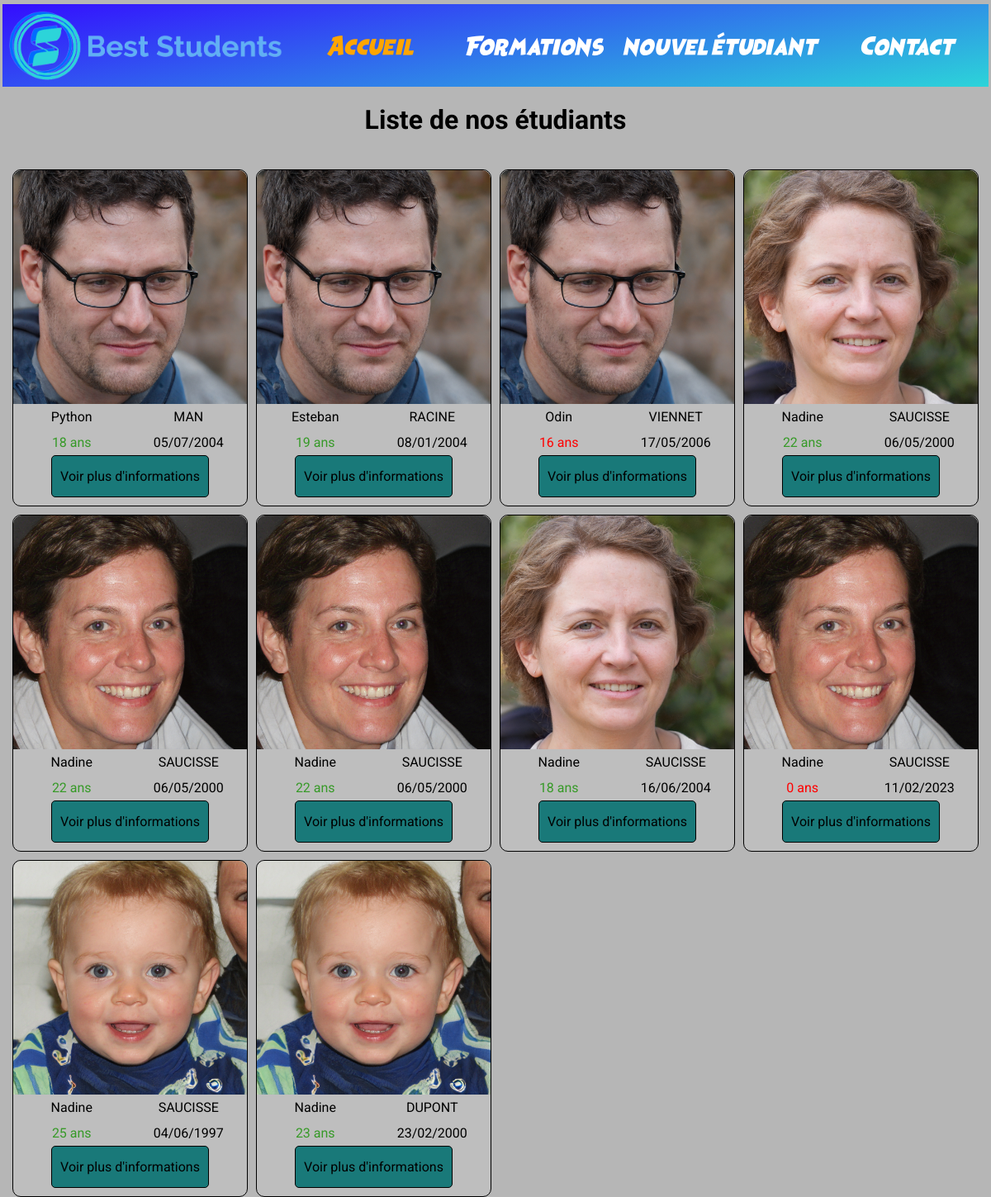
Before: / with the older database file.
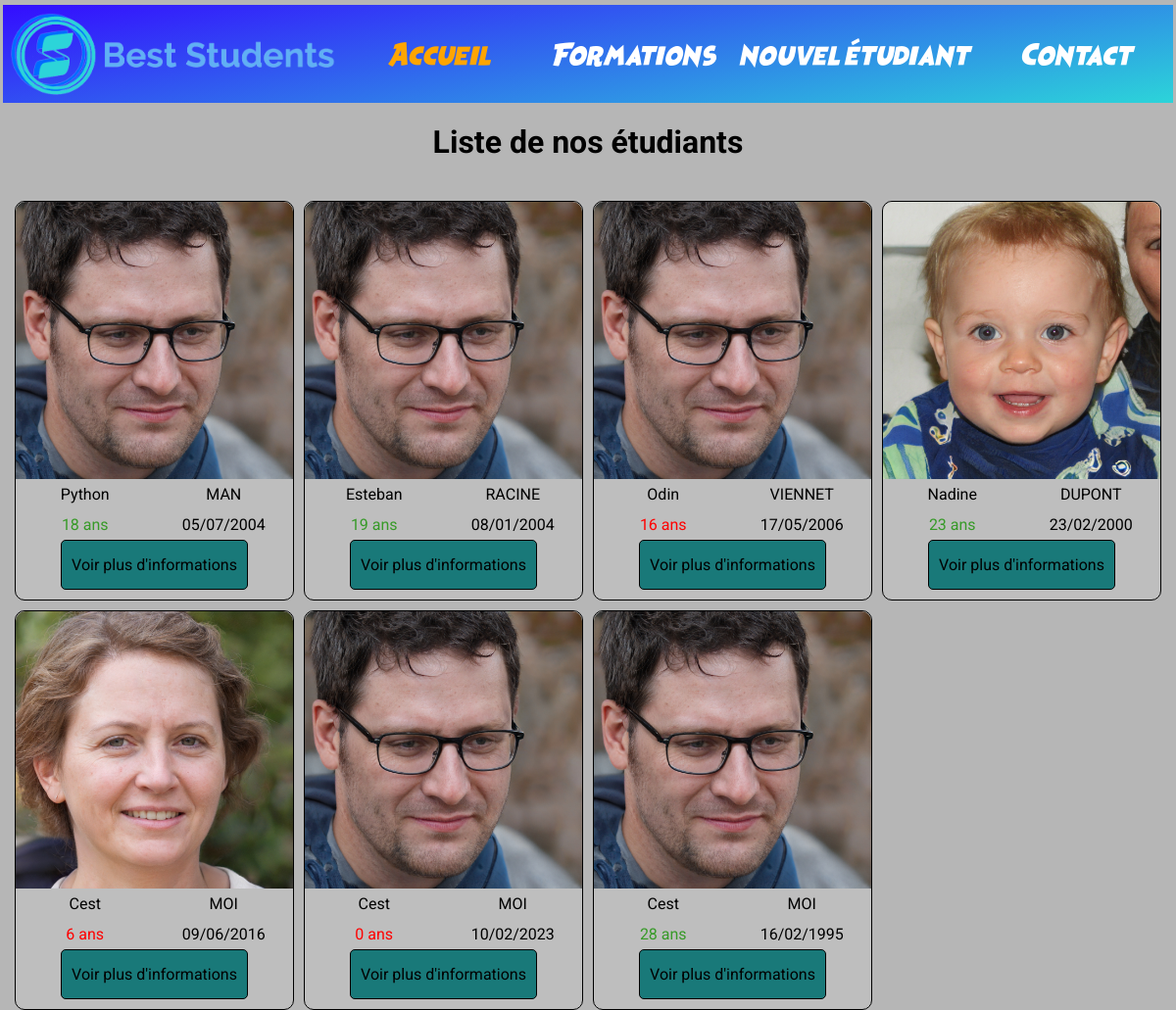
After: the same page with the newer database file.
### tables this page shows
CREATE TABLE `etudiant` (
  `id_etudiant` int(11) NOT NULL,
  `prenom_etudiant` varchar(60) NOT NULL,
  `nom_etudiant` varchar(60) NOT NULL,
  `email_etudiant` varchar(80) NOT NULL,
  `date_naissance_etudiant` date NOT NULL,
  `adresse_etudiant` varchar(50) NOT NULL,
  `tel_etudiant` varchar(12) NOT NULL,
  `photo_etudiant` varchar(30) NOT NULL,
  `id_promotion` int(11) DEFAULT NULL
);

### src/modele/etudiantDB.php (called while the page is built, shortened)
<?php
function selectAllStudent():array {
    $connection = createConnection();
    $requeteSQL = "SELECT * FROM etudiant";
    $requete=$connection->prepare($requeteSQL);
    $requete->execute();
    return $requete->fetchAll(PDO::FETCH_ASSOC);
}

### src/utils/dates.php (called while the page is built)
<?php
include_once 'src\modele\etudiantDB.php';
function calculeAgeEtudiant(string $dateNaissance) : array
{
    $age = date_diff(date_create($dateNaissance),date_create(date("Y-m-d")))->format('%y');
    $couleur = $age<18?"#ff0000":"#379A28FF";
    return ["age"=>$age,"couleur"=>$couleur];
}
function formateDate($dateNaissance) : string
{return date_create($dateNaissance)->format("d/m/Y");}

### index.php (the view, shortened to what this page needs)
<?php
include_once 'src\modele\etudiantDB.php';
include_once 'src\utils\dates.php';
$students = selectAllStudent();
?>
<!doctype html>
<html lang=fr>
<head>
    <link rel="stylesheet" href="styles.css">
    <link rel="stylesheet" href="main.css">
</head>
<body>
<screen>
<?php include_once "header.php"?>
<h1>Liste de nos étudiants</h1>
<section>
    <?php foreach ($students as $student) {
        $photo = $student["photo_etudiant"];
        $name = $student["prenom_etudiant"];
        $surname = $student["nom_etudiant"];
        $birth = formateDate($student["date_naissance_etudiant"]);
        $tableauAge = calculeAgeEtudiant($student["date_naissance_etudiant"]);
        $age = $tableauAge["age"];
        $color = $tableauAge["couleur"] ;
        ?>
        <article>
            <img class='card-img' src='db_images/<?=$photo ?>' alt=''>
            <span class='surname'><?="$surname"?></span>
            <span class='name'><?="$name"?></span>
            <span class='birth'><?="$birth"?></span>
            <span class='age' style="color: <?="$color"?>"><?="$age"?> ans</span>
            <a href='./etudiant.php?id=<?= $student["id_etudiant"]?>' class='card-button'>Voir plus d'informations</a>
        </article>
    <?php }?>
</section>
</screen>
</body>
</html>

### header.php
<?php
$listeFichiers = [
        "index.php" => "Accueil",
        "vueFiltree.php" => "Formations",
        "ajoutEtudiant.php" => "nouvel étudiant",
        "contact.php" => "Contact",
]
?>
<header>
    <img id="logo" src="logo-BS.png" alt="logo">
    <nav>
<?php
foreach ($listeFichiers as $nomFichier => $label) {
    $couleur = basename($_SERVER['PHP_SELF']) == $nomFichier?"itemActuel":"itemNonActuel";
?>
    <a href="<?=$nomFichier?>" class="<?=$couleur?> item"><?=$label?></a>
<?php
}
?>
    </nav>
</header>

### styles.css (style rules this page uses)
h1 { display: inline; align-self: center; justify-self: center; font-size: 2em; }
section { margin: 15px; display: grid; gap: 10px; grid-template-columns: repeat(auto-fit, minmax(260px,1fr)); }
article { background-color: #bebebe; width: 100%; display: grid; grid-template-columns: 1fr 1fr; grid-auto-rows: unset; border: solid 1px black; align-items: center; grid-template-areas: "img img" "prenom nom" "age date" "button button" ; border-radius: 10px; }
.card-img { grid-area: img; width: 100%; height: 100%; border-radius: 10px 10px 0 0; }
.name,.surname,.birth,.age,.card-button { justify-self: center; padding: 6px 3px; }
.name { grid-area: prenom; text-transform: capitalize; }
.surname { grid-area: nom; text-transform: uppercase; }
.birth { grid-area: date; }
.age { grid-area: age; }
.card-button { grid-area: button; padding: 15px 10px; align-self: center; border: black 1px solid; border-radius: 5px; margin-bottom: 10px; background-color: #197979; transition: background-color 300ms; }

### main.css (style rules this page uses)
* { margin: 0; padding: 0; box-sizing: border-box; font-family: 'Roboto', sans-serif; text-decoration: none; }
html { background-color: #b6b6b6; }
screen { display: grid; height: 100vh; width: 100vw; grid-template-rows: 100px 70px 1fr 100px; row-gap: 10px; }
a { color: black; cursor: pointer; }
header, footer { width: 100%; height: 100%; display: flex; }
header,nav { width: 99.5%; display: flex; margin: 5px auto; }
header { background: rgb(52, 13, 255); background: linear-gradient(170deg, rgb(52, 13, 255) 0%, rgba(44,212,217,1) 100%); }
#logo { padding: 8px; }
nav { flex-wrap: wrap; position: relative; right: 0; justify-content:flex-end; align-items: center; }
.itemActuel { color: orange; }
.itemNonActuel { color: #ffffff; }
.item { cursor: pointer ; font-size: 18px; text-align: center; flex:1; max-width: 250px; margin: 4px 10px ; font-family: "heroes_legend", serif; transition: color 300ms; }

Changed rows visible on the page:
removed etudiant: photo_etudiant (picture), nom_etudiant "SAUCISSE", prenom_etudiant "Nadine", date_naissance_etudiant "06/05/2000", date_naissance_etudiant "22"
removed etudiant: photo_etudiant (picture), nom_etudiant "SAUCISSE", prenom_etudiant "Nadine", date_naissance_etudiant "06/05/2000", date_naissance_etudiant "22"
removed etudiant: photo_etudiant (picture), nom_etudiant "SAUCISSE", prenom_etudiant "Nadine", date_naissance_etudiant "06/05/2000", date_naissance_etudiant "22"
removed etudiant: photo_etudiant (picture), nom_etudiant "SAUCISSE", prenom_etudiant "Nadine", date_naissance_etudiant "16/06/2004", date_naissance_etudiant "18"
removed etudiant: photo_etudiant (picture), nom_etudiant "SAUCISSE", prenom_etudiant "Nadine", date_naissance_etudiant "11/02/2023", date_naissance_etudiant "0"
removed etudiant: photo_etudiant (picture), nom_etudiant "SAUCISSE", prenom_etudiant "Nadine", date_naissance_etudiant "04/06/1997", date_naissance_etudiant "25"
added etudiant: photo_etudiant (picture), nom_etudiant "MOI", prenom_etudiant "Cest", date_naissance_etudiant "09/06/2016", date_naissance_etudiant "6"
added etudiant: photo_etudiant (picture), nom_etudiant "MOI", prenom_etudiant "Cest", date_naissance_etudiant "10/02/2023", date_naissance_etudiant "0"
added etudiant: photo_etudiant (picture), nom_etudiant "MOI", prenom_etudiant "Cest", date_naissance_etudiant "16/02/1995", date_naissance_etudiant "28"
